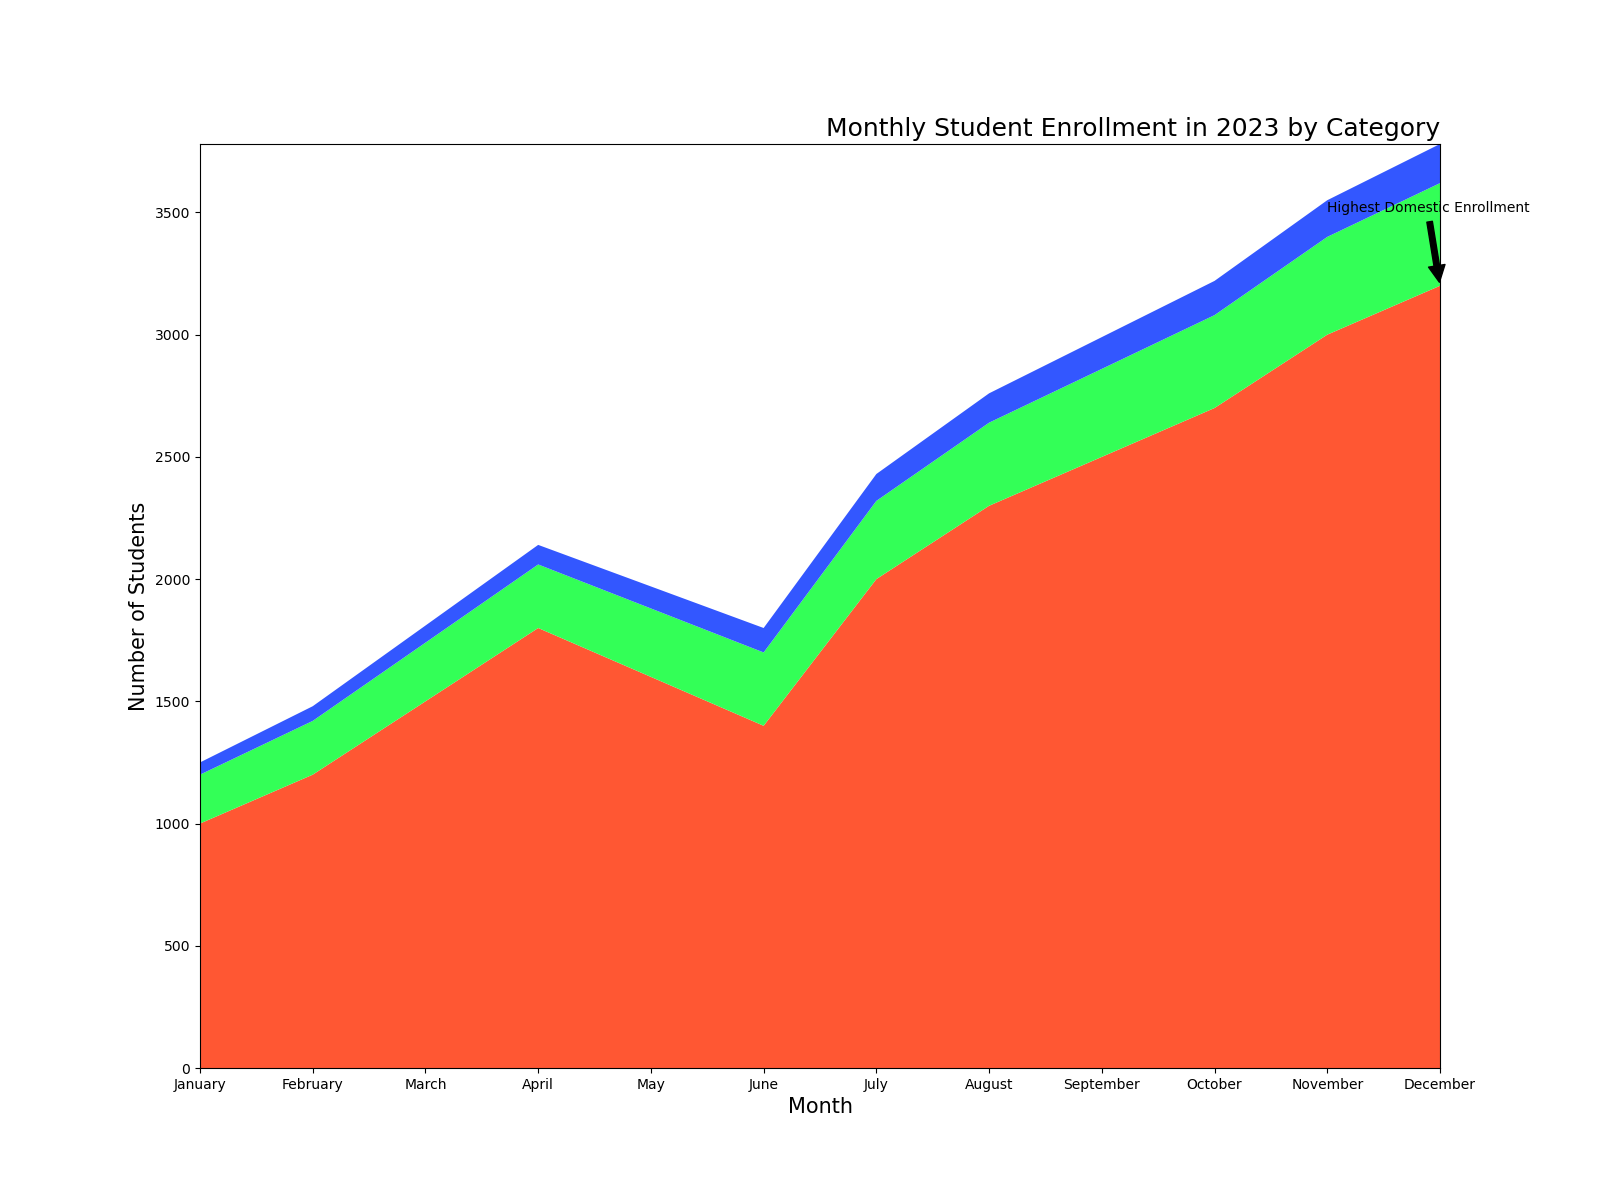

Recreate this plot in Python.
import matplotlib.pyplot as plt

months = ["January", "February", "March", "April", "May", "June", "July", "August", "September", "October", "November", "December"]
domestic = [1000, 1200, 1500, 1800, 1600, 1400, 2000, 2300, 2500, 2700, 3000, 3200]
international = [200, 220, 240, 260, 280, 300, 320, 340, 360, 380, 400, 420]
exchange = [50, 60, 70, 80, 90, 100, 110, 120, 130, 140, 150, 160]

fig, ax = plt.subplots(figsize=(16, 12))
ax.stackplot(months, domestic, international, exchange, colors=['#FF5733', '#33FF57', '#3357FF'])

ax.set_title('Monthly Student Enrollment in 2023 by Category', fontsize=18, loc='right')
ax.set_ylabel('Number of Students', fontsize=15)
ax.set_xlabel('Month', fontsize=15)
ax.margins(0, 0)

ax.annotate('Highest Domestic Enrollment', xy=('December', 3200), xytext=('November', 3500),
            arrowprops=dict(facecolor='black', shrink=0.05))

plt.show()
